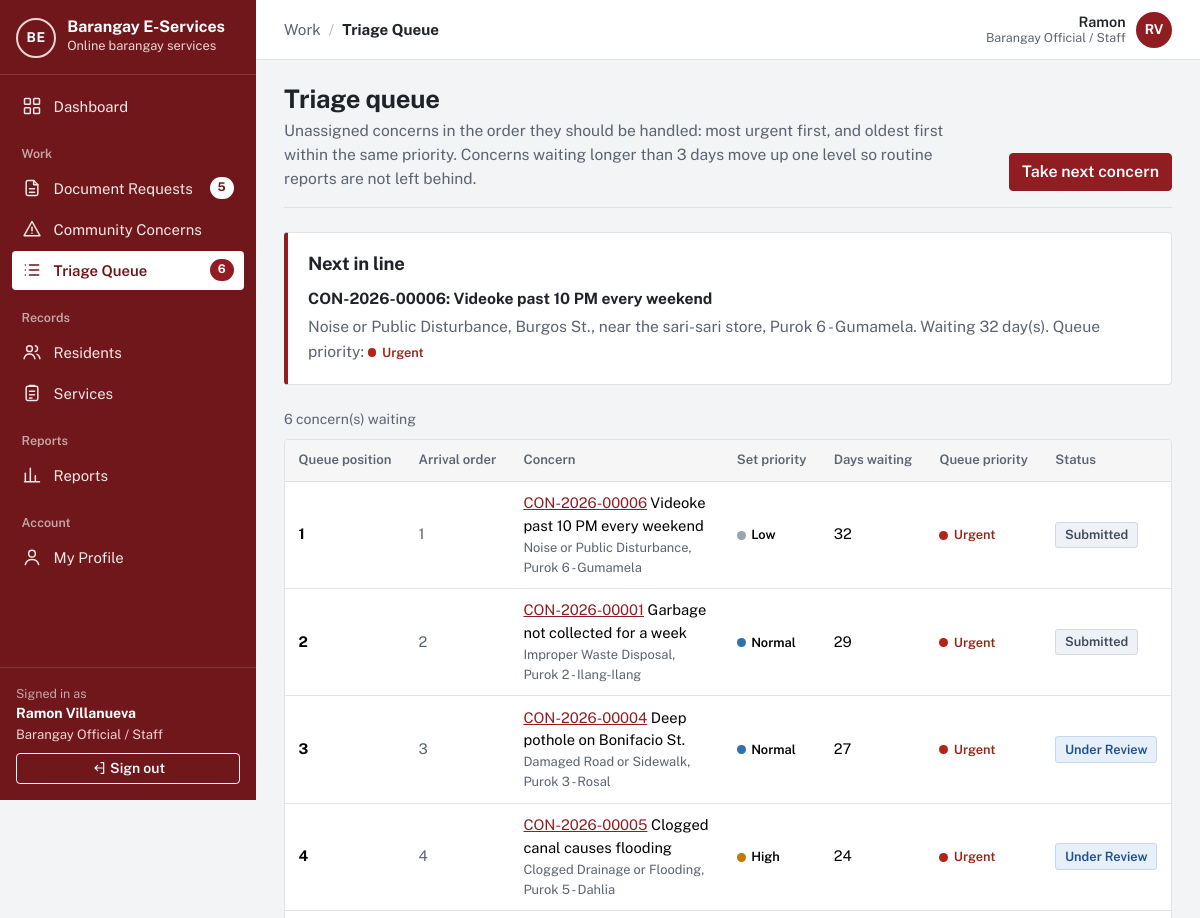
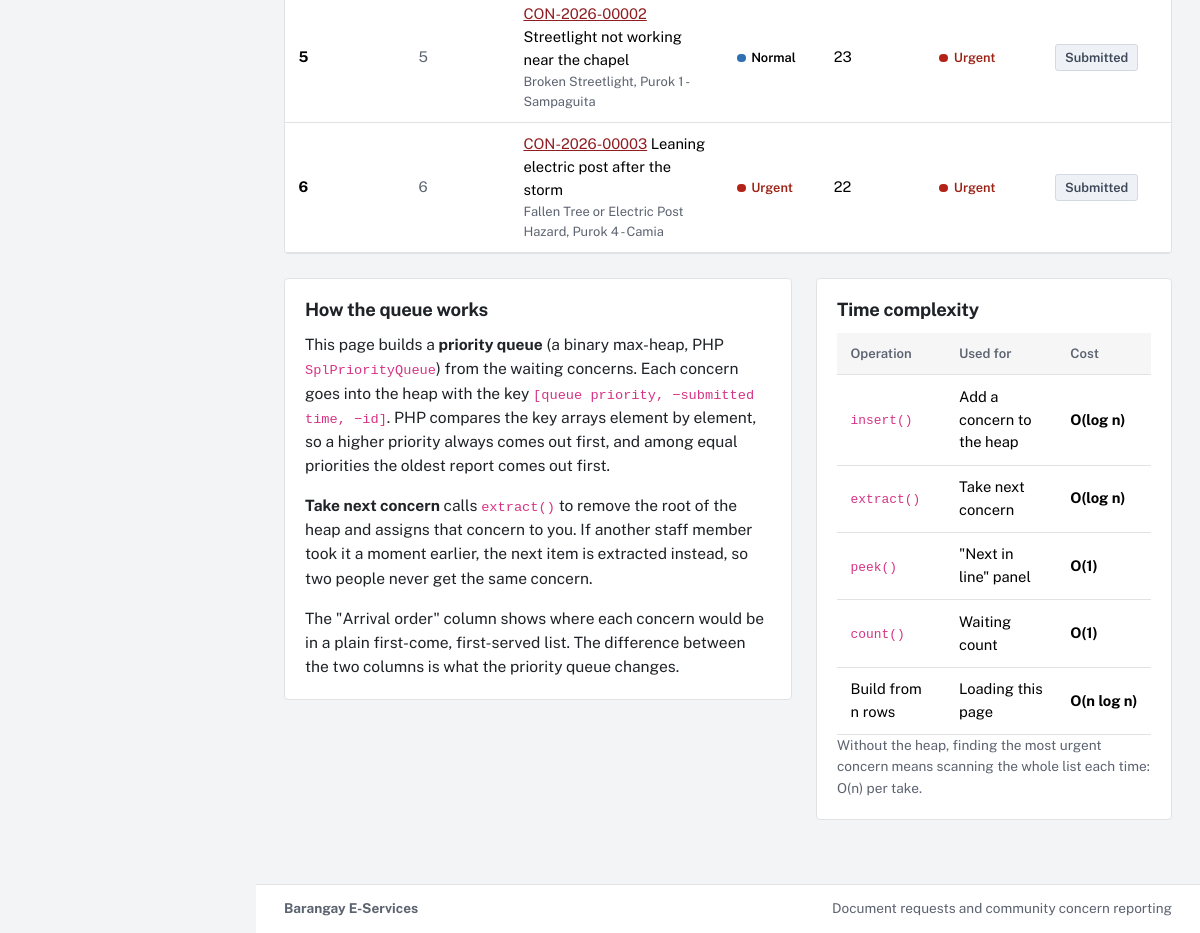
Page /staff/queue.php (signed in) on the committed database (2 pictures, top to bottom).
### tables this page shows
CREATE TABLE `users` (
  `user_id` int(10) unsigned NOT NULL AUTO_INCREMENT,
  `role_id` tinyint(3) unsigned NOT NULL,
  `purok_id` smallint(5) unsigned DEFAULT NULL,
  `first_name` varchar(60) NOT NULL,
  `last_name` varchar(60) NOT NULL,
  `email` varchar(120) NOT NULL,
  `contact_no` varchar(13) DEFAULT NULL,
  `street_address` varchar(150) DEFAULT NULL,
  `password_hash` varchar(255) NOT NULL,
  `email_verified_at` datetime DEFAULT NULL,
  `is_active` tinyint(1) NOT NULL DEFAULT 1,
  `failed_logins` tinyint(3) unsigned NOT NULL DEFAULT 0,
  `locked_until` datetime DEFAULT NULL,
  `created_at` datetime NOT NULL DEFAULT current_timestamp(),
  `updated_at` datetime NOT NULL DEFAULT current_timestamp() ON UPDATE current_timestamp(),
  PRIMARY KEY (`user_id`),
  UNIQUE KEY `email` (`email`),
  KEY `fk_users_purok` (`purok_id`),
  KEY `idx_users_role` (`role_id`),
  CONSTRAINT `fk_users_purok` FOREIGN KEY (`purok_id`) REFERENCES `puroks` (`purok_id`) ON DELETE SET NULL,
  CONSTRAINT `fk_users_role` FOREIGN KEY (`role_id`) REFERENCES `roles` (`role_id`)
);

CREATE TABLE `roles` (
  `role_id` tinyint(3) unsigned NOT NULL,
  `role_key` varchar(20) NOT NULL,
  `role_name` varchar(50) NOT NULL,
  PRIMARY KEY (`role_id`),
  UNIQUE KEY `role_key` (`role_key`)
);

CREATE TABLE `concerns` (
  `concern_id` int(10) unsigned NOT NULL AUTO_INCREMENT,
  `reference_no` varchar(20) DEFAULT NULL,
  `resident_id` int(10) unsigned NOT NULL,
  `category_id` smallint(5) unsigned NOT NULL,
  `purok_id` smallint(5) unsigned NOT NULL,
  `title` varchar(120) NOT NULL,
  `description` text NOT NULL,
  `location` varchar(200) NOT NULL,
  `priority` tinyint(3) unsigned NOT NULL,
  `status` enum('Submitted','Under Review','Assigned','In Progress','Resolved','Closed','Rejected','Withdrawn') NOT NULL DEFAULT 'Submitted',
  `assigned_to` int(10) unsigned DEFAULT NULL,
  `resolution` varchar(1000) DEFAULT NULL,
  `is_archived` tinyint(1) NOT NULL DEFAULT 0,
  `created_at` datetime NOT NULL DEFAULT current_timestamp(),
  `updated_at` datetime NOT NULL DEFAULT current_timestamp() ON UPDATE current_timestamp(),
  PRIMARY KEY (`concern_id`),
  UNIQUE KEY `reference_no` (`reference_no`),
  KEY `fk_c_resident` (`resident_id`),
  KEY `fk_c_category` (`category_id`),
  KEY `fk_c_purok` (`purok_id`),
  KEY `fk_c_assignee` (`assigned_to`),
  KEY `idx_c_status` (`status`),
  KEY `idx_c_created` (`created_at`),
  CONSTRAINT `fk_c_assignee` FOREIGN KEY (`assigned_to`) REFERENCES `users` (`user_id`) ON DELETE SET NULL,
  CONSTRAINT `fk_c_category` FOREIGN KEY (`category_id`) REFERENCES `concern_categories` (`category_id`),
  CONSTRAINT `fk_c_purok` FOREIGN KEY (`purok_id`) REFERENCES `puroks` (`purok_id`),
  CONSTRAINT `fk_c_resident` FOREIGN KEY (`resident_id`) REFERENCES `users` (`user_id`),
  CONSTRAINT `chk_c_priority` CHECK (`priority` between 1 and 4)
);

CREATE TABLE `concern_categories` (
  `category_id` smallint(5) unsigned NOT NULL AUTO_INCREMENT,
  `name` varchar(100) NOT NULL,
  `description` varchar(500) NOT NULL,
  `default_priority` tinyint(3) unsigned NOT NULL DEFAULT 2,
  `is_archived` tinyint(1) NOT NULL DEFAULT 0,
  `created_at` datetime NOT NULL DEFAULT current_timestamp(),
  `updated_at` datetime NOT NULL DEFAULT current_timestamp() ON UPDATE current_timestamp(),
  PRIMARY KEY (`category_id`),
  UNIQUE KEY `name` (`name`),
  CONSTRAINT `chk_cc_priority` CHECK (`default_priority` between 1 and 4)
);

CREATE TABLE `puroks` (
  `purok_id` smallint(5) unsigned NOT NULL AUTO_INCREMENT,
  `purok_name` varchar(60) NOT NULL,
  PRIMARY KEY (`purok_id`),
  UNIQUE KEY `purok_name` (`purok_name`)
);

### staff/queue.php (the view, shortened to what the rows shown need)
<?php
require __DIR__ . '/../app/bootstrap.php';
require_once APP_ROOT . '/app/lib/ConcernTriageQueue.php';
$user = require_role(ROLE_STAFF);
function load_waiting_concerns(): array
{
    return db_all(
        "SELECT c.concern_id, c.reference_no, c.title, c.location, c.priority, c.status, c.created_at,
                cc.name AS category_name, p.purok_name
           FROM concerns c
           JOIN concern_categories cc ON cc.category_id = c.category_id
           JOIN puroks p ON p.purok_id = c.purok_id
          WHERE c.status IN ('Submitted', 'Under Review') AND c.assigned_to IS NULL AND c.is_archived = 0"
    );
}
$rows = load_waiting_concerns();
$queue = ConcernTriageQueue::fromRows($rows);
$next = $queue->peek();
$ordered = $queue->toOrderedArray();
$arrival = $rows;
usort($arrival, fn ($a, $b) => [$a['created_at'], $a['concern_id']] <=> [$b['created_at'], $b['concern_id']]);
$arrivalPos = [];
foreach ($arrival as $i => $r) {
    $arrivalPos[$r['concern_id']] = $i + 1;
}
$activeNav = 'queue';
require APP_ROOT . '/app/views/header.php';
?>
<div class="page-head">
  <div>
    <h1>Triage queue</h1>
  </div>
</div>
<?php if ($next): ?>
<section class="panel queue-next">
  <h2>Next in line</h2>
  <p class="mb-1"><strong><?= e($next['reference_no']) ?>: <?= e($next['title']) ?></strong></p>
  <p class="mb-0 text-muted"><?= e($next['category_name']) ?>, <?= e($next['location']) ?>, <?= e($next['purok_name']) ?>. Waiting <?= (int) $next['days_waiting'] ?> day(s). Queue priority: <?= priority_badge((int) $next['effective_priority']) ?></p>
</section>
<?php endif; ?>
<div class="table-wrap mb-4">
  <?php if (!$ordered): ?>
    <div class="empty"><p>No unassigned concerns are waiting.</p></div>
  <?php else: ?>
  <table class="table">
    <thead>
      <tr>
        <th scope="col">Queue position</th>
        <th scope="col">Arrival order</th>
        <th scope="col">Concern</th>
        <th scope="col">Set priority</th>
        <th scope="col">Days waiting</th>
        <th scope="col">Queue priority</th>
        <th scope="col">Status</th>
      </tr>
    </thead>
    <tbody>
    <?php foreach ($ordered as $i => $c): ?>
      <tr>
        <td><strong><?= $i + 1 ?></strong></td>
        <td class="text-muted"><?= (int) $arrivalPos[$c['concern_id']] ?></td>
        <td><a href="<?= e(url('concern.php?id=' . (int) $c['concern_id'])) ?>"><?= e($c['reference_no']) ?></a> <?= e($c['title']) ?><div class="small text-muted"><?= e($c['category_name']) ?>, <?= e($c['purok_name']) ?></div></td>
        <td><?= priority_badge((int) $c['priority']) ?></td>
        <td><?= (int) $c['days_waiting'] ?></td>
        <td><?= priority_badge((int) $c['effective_priority']) ?></td>
        <td><?= status_badge($c['status']) ?></td>
      </tr>
    <?php endforeach; ?>
    </tbody>
  </table>
  <?php endif; ?>
</div>
<div class="row g-4">
  <div class="col-lg-7">
    <section class="panel">
      <h2>How the queue works</h2>
    </section>
  </div>
  <div class="col-lg-5">
    <section class="panel">
      <h2>Time complexity</h2>
      <table class="table complexity">
        <thead><tr><th scope="col">Operation</th><th scope="col">Used for</th><th scope="col">Cost</th></tr></thead>
      </table>
    </section>
  </div>
</div>
<?php require APP_ROOT . '/app/views/footer.php'; ?>

### app/views/header.php (shortened to what the rows shown need)
<?php
$user = current_user();
$role = $user['role_key'] ?? null;
$verified = $user && is_verified($user);
$activeNav = $activeNav ?? '';
$appLayout = $user && $verified;
$badges = [];
if ($appLayout && $role === ROLE_STAFF) {
    $badges['requests'] = (int) db_value("SELECT COUNT(*) FROM document_requests WHERE status IN ('Pending', 'Under Review') AND is_archived = 0");
    $badges['queue'] = (int) db_value("SELECT COUNT(*) FROM concerns WHERE status IN ('Submitted', 'Under Review') AND assigned_to IS NULL AND is_archived = 0");
} elseif ($appLayout && $role === ROLE_RESIDENT) {
    $badges['requests'] = (int) db_value("SELECT COUNT(*) FROM document_requests WHERE resident_id = ? AND status = 'Ready for Pickup'", [(int) $user['user_id']]);
}
$groups = [];
if ($appLayout && $role === ROLE_ADMIN) {
    $groups = [
        '' => ['dashboard' => ['admin/dashboard.php', 'Dashboard', 'dashboard']],
        'Records' => [
            'residents' => ['residents.php', 'Residents', 'residents'],
            'requests'  => ['requests.php', 'Document Requests', 'document'],
            'concerns'  => ['concerns.php', 'Community Concerns', 'concern'],
        ],
        'Services' => [
            'doctypes'   => ['admin/document-types.php', 'Document Types', 'services'],
            'categories' => ['admin/categories.php', 'Concern Categories', 'category'],
        ],
        'Reports' => [
            'reports' => ['reports.php', 'Reports', 'reports'],
            'logs'    => ['admin/logs.php', 'Activity Logs', 'logs'],
        ],
        'System' => [
            'users'    => ['admin/users.php', 'User Accounts', 'accounts'],
            'settings' => ['admin/settings.php', 'Settings', 'settings'],
            'profile'  => ['profile.php', 'My Profile', 'profile'],
        ],
    ];
} elseif ($appLayout && $role === ROLE_STAFF) {
    $groups = [
        '' => ['dashboard' => ['staff/dashboard.php', 'Dashboard', 'dashboard']],
        'Work' => [
            'requests' => ['requests.php', 'Document Requests', 'document'],
            'concerns' => ['concerns.php', 'Community Concerns', 'concern'],
            'queue'    => ['staff/queue.php', 'Triage Queue', 'queue'],
        ],
        'Records' => [
            'residents' => ['residents.php', 'Residents', 'residents'],
            'services'  => ['services.php', 'Services', 'services'],
        ],
        'Reports' => ['reports' => ['reports.php', 'Reports', 'reports']],
        'Account' => ['profile' => ['profile.php', 'My Profile', 'profile']],
    ];
}
$crumbGroup = '';
$crumbItem = $pageTitle ?? '';
foreach ($groups as $label => $items) {
    if (isset($items[$activeNav])) {
        $crumbGroup = $label;
        $crumbItem = $items[$activeNav][1];
    }
}
?><!doctype html>
<html lang="en">
<head>
  <link rel="stylesheet" href="<?= e(asset('vendor/bootstrap/bootstrap.min.css')) ?>">
  <link rel="stylesheet" href="<?= e(asset('css/app.css')) ?>">
</head>
<body class="<?= $appLayout ? 'app-body' : 'public-body' ?>">
<?php if ($appLayout): ?>
<div class="app-shell">
  <aside class="sidebar offcanvas-lg offcanvas-start" id="sidebar" tabindex="-1" aria-label="Main navigation">
    <div class="sidebar-brand">
      <a class="brand" href="<?= e(url(home_path_for_role($role))) ?>">
        <?= render_app_mark() ?>
        <span class="brand-text">
          <span class="brand-name"><?= e(app_name()) ?></span>
          <span class="brand-sub">Online barangay services</span>
        </span>
      </a>
    </div>
    <nav class="sidebar-nav">
      <?php foreach ($groups as $label => $items): ?>
        <?php if ($label !== ''): ?><div class="sidebar-heading"><?= e($label) ?></div><?php endif; ?>
        <ul class="sidebar-list">
          <?php foreach ($items as $key => [$path, $itemLabel, $iconName]): ?>
            <li>
              <a class="sidebar-link<?= $key === $activeNav ? ' active' : '' ?>" <?= $key === $activeNav ? 'aria-current="page"' : '' ?> href="<?= e(url($path)) ?>">
                <?= icon($iconName) ?><span><?= e($itemLabel) ?></span>
                <?php if (!empty($badges[$key])): ?><span class="sidebar-badge" title="Waiting"><?= (int) $badges[$key] ?></span><?php endif; ?>
              </a>
            </li>
          <?php endforeach; ?>
        </ul>
      <?php endforeach; ?>
    </nav>
    <div class="sidebar-user">
      <div class="sidebar-user-label">Signed in as</div>
      <div class="sidebar-user-name"><?= e(full_name($user)) ?></div>
      <div class="sidebar-user-role"><?= e($user['role_name']) ?></div>
      <form method="post" action="<?= e(url('auth/logout.php')) ?>">
        <button type="submit" class="btn btn-sm btn-outline-light w-100 mt-2"><?= icon('logout', 'icon icon-sm') ?> Sign out</button>
      </form>
    </div>
  </aside>
  <div class="app-main">
    <header class="topbar">
      <nav class="topbar-crumb" aria-label="You are here">
        <?php if ($crumbGroup !== ''): ?><span class="crumb-group"><?= e($crumbGroup) ?></span><span class="crumb-sep" aria-hidden="true">/</span><?php endif; ?>
        <span class="crumb-item"><?= e($crumbItem) ?></span>
      </nav>
      <div class="topbar-user">
        <span class="topbar-user-text"><span class="topbar-user-name"><?= e($user['first_name']) ?></span><span class="topbar-user-role"><?= e($user['role_name']) ?></span></span>
        <a class="avatar" href="<?= e(url('profile.php')) ?>" title="My profile" aria-label="My profile"><?= e(mb_strtoupper(mb_substr($user['first_name'], 0, 1) . mb_substr($user['last_name'], 0, 1))) ?></a>
      </div>
    </header>
    <main id="main" class="page">
<?php endif; ?>

### app/lib/workflow.php (shortened to what the rows shown need)
<?php
function status_badge(string $status): string
{
    $tone = match ($status) {
        'Pending', 'Submitted'                    => 'waiting',
        'Under Review', 'Assigned'                => 'review',
        'Approved', 'Processing', 'In Progress'   => 'active',
        'Ready for Pickup', 'Resolved'            => 'ready',
        'Released', 'Closed'                      => 'done',
        'Rejected'                                => 'stopped',
        'Cancelled', 'Withdrawn'                  => 'muted',
        default                                   => 'muted',
    };
    return '<span class="status status-' . $tone . '">' . e($status) . '</span>';
}
function priority_badge(int $priority): string
{
    return '<span class="prio prio-' . $priority . '">' . e(PRIORITY_LABELS[$priority] ?? '?') . '</span>';
}

### rows in the picture
users: full_name($user) "Ramon Villanueva", role.role_name "Barangay Official / Staff", first_name "Ramon", first_name+last_name "RV"
concerns: reference_no "CON-2026-00006", title "Videoke past 10 PM every weekend", location "Burgos St., near the sari-sari store", concern_id "1", category.name "Noise or Public Disturbance", purok.purok_name "Purok 6 - Gumamela", priority "Low Urgent", days_waiting "32", status "Submitted"
concern_categories: name "Noise or Public Disturbance"
puroks: purok_name "Purok 6 - Gumamela"
concerns: concern_id "2", reference_no "CON-2026-00001", title "Garbage not collected for a week", category.name "Improper Waste Disposal", purok.purok_name "Purok 2 - Ilang-Ilang", priority "Normal Urgent", days_waiting "29", status "Submitted"
concerns: concern_id "3", reference_no "CON-2026-00004", title "Deep pothole on Bonifacio St.", category.name "Damaged Road or Sidewalk", purok.purok_name "Purok 3 - Rosal", priority "Normal Urgent", days_waiting "27", status "Under Review"
concerns: concern_id "4", reference_no "CON-2026-00005", title "Clogged canal causes flooding", category.name "Clogged Drainage or Flooding", purok.purok_name "Purok 5 - Dahlia", priority "High Urgent", days_waiting "24", status "Under Review"
concerns: concern_id "5", reference_no "CON-2026-00002", title "Streetlight not working near the chapel", category.name "Broken Streetlight", purok.purok_name "Purok 1 - Sampaguita", priority "Normal Urgent", days_waiting "23", status "Submitted"
concerns: concern_id "6", reference_no "CON-2026-00003", title "Leaning electric post after the storm", category.name "Fallen Tree or Electric Post Hazard", purok.purok_name "Purok 4 - Camia", priority "Urgent Urgent", days_waiting "22", status "Submitted"

### other values in the picture
app_name() "Barangay E-Services"
$itemLabel "Dashboard"
$label "Work"
$itemLabel "Document Requests"
$badges[$key] "5"
$itemLabel "Community Concerns"
$itemLabel "Triage Queue"
$badges[$key] "6"
$label "Records"
$itemLabel "Residents"
$itemLabel "Services"
$label "Reports"
$itemLabel "Reports"
$label "Account"
$itemLabel "My Profile"
